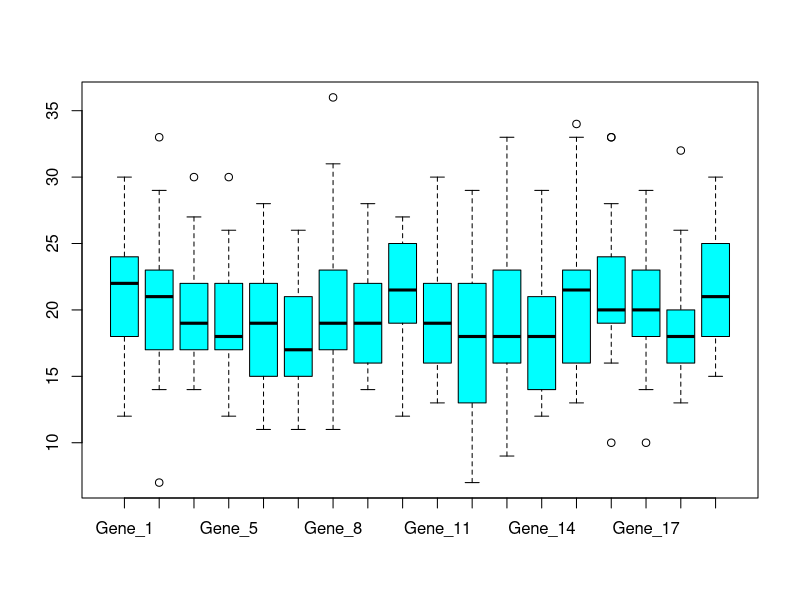
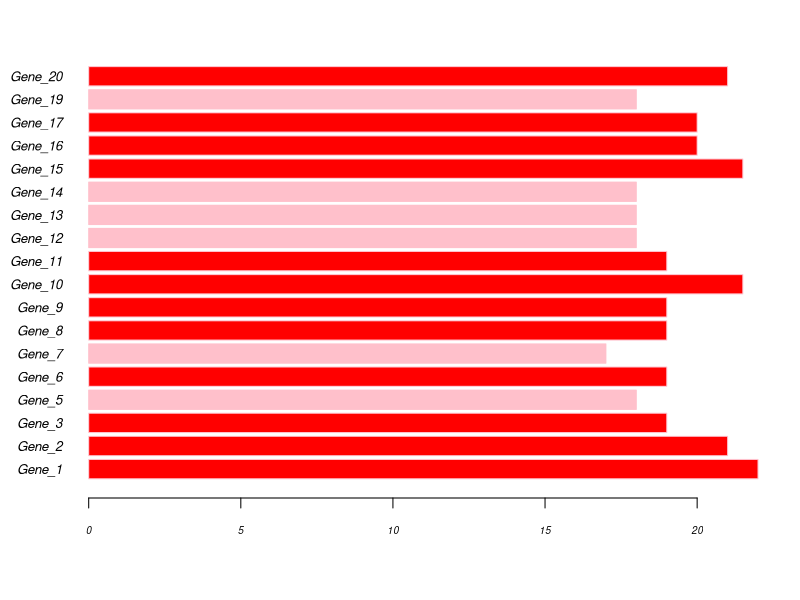
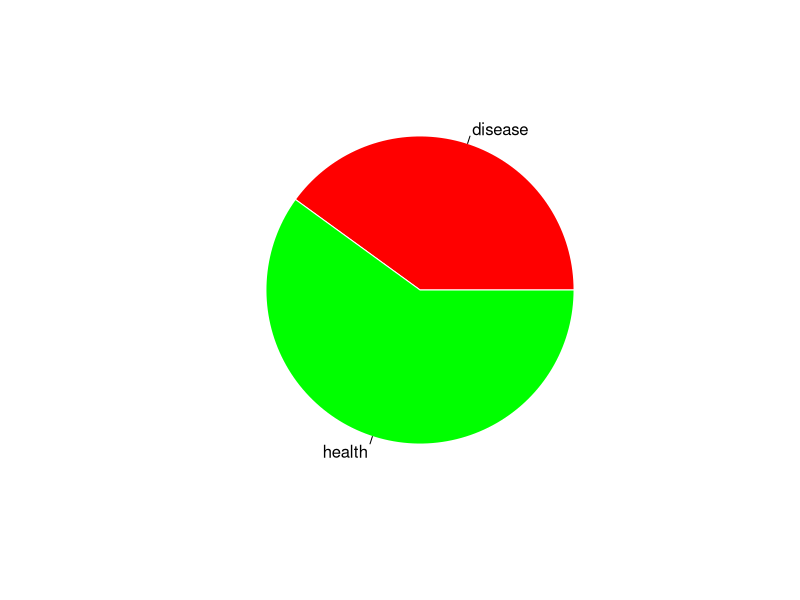

The R script that drew these images, in order:
## ---------------------------
##
## Script name: Main.R
##
## Purpose of script:
##
## Author: Konstantinos Perperidis
##
## Date Created: 2024-03-26
##
## Email: k.a.perperidis@gmail.com
##        std531050@ac.eap.gr
##
## ---------------------------

install.packages("dplyr");
library("dplyr");
library("scales");
library("tidyverse");

# 1 - Read data from file into a variable.
rna.seq.data <- read.csv("rna_seq_data.csv");
rna.seq.data <- rna.seq.data %>% remove_rownames %>% column_to_rownames(var = "X")

# 2.
# 2.1 - Find Genes wih na-values.
genes.na.values <- colnames(rna.seq.data)[colSums(is.na(rna.seq.data)) > 0];

# 2.2 - Register the percentage of na values per column and remove the ones with pct>0 from the data frame.
pct.col.na <- sapply(rna.seq.data, function(c) (sum(is.na(c) / nrow(rna.seq.data))));
na.genes <- names(pct.col.na[pct.col.na != 0]);
rna.seq.data.clean <- rna.seq.data[, !(colnames(rna.seq.data) %in% na.genes)];

# 3.
# 3.1 - For each column find the max. expression value.
max.gene.expression <- rna.seq.data.clean %>% summarize_if(is.numeric, max);

# 3.2 - For each column find the min. expression value.
min.gene.expression <- rna.seq.data.clean %>% summarize_if(is.numeric, min);

# 3.3 - For each column find the mean expression value.
mean.gene.expression <- rna.seq.data.clean %>% summarize_if(is.numeric, mean);

# 3.4 - For each column find the median expression value.
median.gene.expression <- rna.seq.data.clean %>% summarize_if(is.numeric, median);

# 3.5 - Add new rows to the dataframe containing all above measures for each column.
rna.seq.data.measured <- rbind(rna.seq.data.clean, Max = max.gene.expression, Min = min.gene.expression, Mean = mean.gene.expression, Median = median.gene.expression);

# 4. - Find how many samples are higher than the median (outliers) for Genes 3 and 15
# 4.1 - Calc. for Gene 3
gene_3.median <- rna.seq.data.measured["Median", "Gene_3"];
gene_3.outliers <- rna.seq.data.clean[rna.seq.data.clean$Gene_3 > gene_3.median,]$Gene_3;

# 4.2 - Calc. for Gene 15
gene_15.median <- rna.seq.data.measured["Median", "Gene_15"];
gene_15.outliers <- rna.seq.data.clean[rna.seq.data.clean$Gene_15 > gene_15.median,]$Gene_15;

print(sprintf("Gene 3  - median = %s ; outliers=[%s]", gene_3.median, paste(gene_3.outliers, collapse=",")));
print(sprintf("Gene 15 - median = %s ; outliers=[%s]", gene_15.median, paste(gene_15.outliers, collapse=",")));

# print(sprintf("The total G-C Content for the given sequence 
#  equals to: %s", percent(calcGCContent(dnaSequence), 
#                          accuracy = 0.2)), quote = FALSE);

# 5. - Create boxplot for each Gene with their corresponding expression values.
boxplot(rna.seq.data.clean, col="cyan")

# 6. - Create bar plots with the Median value of each Gene's expression.
all.median <- rna.seq.data.measured["Median",]
list.median.vals <- unlist(all.median)
barplot(unlist(all.median), 
        horiz = TRUE, 
        las = 1, 
        border = "pink", 
        font = 3, 
        cex.names = 0.8, 
        cex.axis = 0.6, 
        ylim=c(0,20), 
        col=ifelse(unlist(all.median)>=19, "red", "pink"));

# 7. - Segregate data into vectors and Visualize pathological samples in a Pie Chart.
# 7.1 - Create a vector with the results
results <- c(rep("disease", 12), rep("health", 18))
# 7.2 - Create yet another vector based on the results by providing captions which correspond to the rownames of the cleaned-up DF.
names(results) <-row.names(rna.seq.data.clean);
# 7.3 - Create the PieChart - consolidate the vector as a table which sums up results per category
pie(table(results), col=c("red","green"), border="white");
